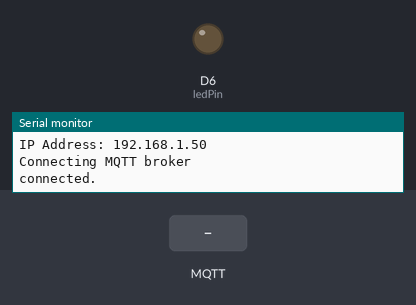
A sketch run on a simulated Arduino MKR. On the bench: output pins drawn as LEDs (lit = HIGH), the last lines printed to the serial monitor. Inputs (shaded band) come from the test bench. WiFi joins after 1.5 s; servers stay silent unless stated; no MQTT or app messages arrive unless stated.

Above: at 2.7 s.
2.8 s: MQTT message "ON" arrives on the first subscribed topic
At 4.1 s:
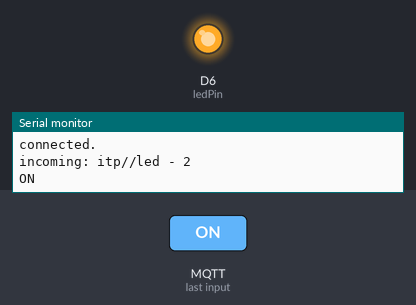
5.3 s: MQTT message "OFF" arrives on the first subscribed topic
At 7.2 s:
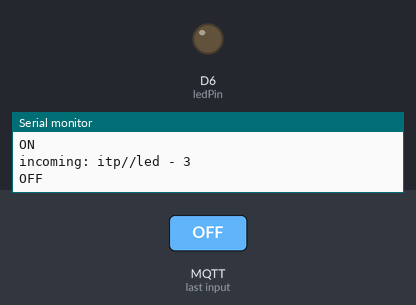
Timing chart, 0 to 8.7 s (numbered marks = the images above; inputs shaded):
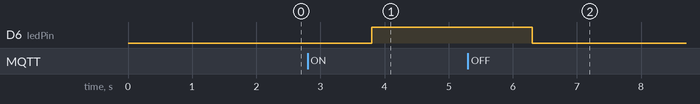

The sketch:

LED.ino
```cpp
// IoT Workshop
// Control a LED via MQTT

#include <WiFiNINA.h>
#include <ArduinoMqttClient.h>

#include "config.h"

WiFiSSLClient net;
MqttClient mqtt(net);

String ledTopic = "itp/" + DEVICE_ID + "/led";

const int ledPin = LED_BUILTIN;
int status = WL_IDLE_STATUS;

void setup() {
  Serial.begin(9600);

  // Wait for a serial connection
  while (!Serial) { }

  // initialize ledPin as an output.
  pinMode(ledPin, OUTPUT);

  Serial.println("Connecting WiFi");
  connectWiFi();

  // define function for incoming MQTT messages
  mqtt.onMessage(messageReceived);
}

void loop() {
  if (WiFi.status() != WL_CONNECTED) {
    connectWiFi();
  }

  if (!mqtt.connected()) {
    connectMQTT();
  }

  // poll for new MQTT messages and send keep alives
  mqtt.poll();
}

void connectWiFi() {
  // Check for the WiFi module
  if (WiFi.status() == WL_NO_MODULE) {
    Serial.println("Communication with WiFi module failed!");
    // don't continue
    while (true);
  }

  Serial.print("WiFi firmware version ");
  Serial.println(WiFi.firmwareVersion());

  Serial.print("Attempting to connect to SSID: ");
  Serial.print(WIFI_SSID);
  Serial.print(" ");

  while (WiFi.begin(WIFI_SSID, WIFI_PASSWORD) != WL_CONNECTED) {
    // failed, retry
    Serial.print(".");
    delay(3000);
  }

  Serial.println("Connected to WiFi");
  printWiFiStatus();

}

void connectMQTT() {
  Serial.print("Connecting MQTT broker ");
  Serial.println(MQTT_BROKER);
  mqtt.setId(DEVICE_ID);
  mqtt.setUsernamePassword(MQTT_USER, MQTT_PASSWORD);

  while (!mqtt.connect(MQTT_BROKER, MQTT_PORT)) {
    Serial.print("Connection error ");
    Serial.println(mqtt.connectError());
    Serial.println("Waiting 5 seconds before retrying");
    delay(5000);
    // check the wifi before looping again
    if (WiFi.status() != WL_CONNECTED) {
      connectWiFi();
    }
  }

  mqtt.subscribe(ledTopic);
  Serial.println("connected.");
}

void messageReceived(int messageSize) {
  String topic = mqtt.messageTopic();
  String payload = mqtt.readString();
  Serial.println("incoming: " + topic + " - " + messageSize + " ");
  Serial.println(payload);
  if (payload == "ON") {
    // turn the LED on
    digitalWrite(ledPin, HIGH);
  } else if (payload == "OFF") {
    // turn the LED off
    digitalWrite(ledPin, LOW);
  }
}

void printWiFiStatus() {
  // print your WiFi IP address:
  IPAddress ip = WiFi.localIP();
  Serial.print("IP Address: ");
  Serial.println(ip);
}
```

config.h
```cpp
const char WIFI_SSID[] = "";
const char WIFI_PASSWORD[] = "";

const char MQTT_BROKER[] = "";
const int MQTT_PORT = 8883;
const char MQTT_USER[] = "";
const char MQTT_PASSWORD[] = "";

const String DEVICE_ID = "";
```

Measured:
- after the input at 2.8 s, D6 (ledPin): LOW → HIGH after 1.0 s
- after the input at 5.3 s, D6 (ledPin): HIGH → LOW after 1.0 s
